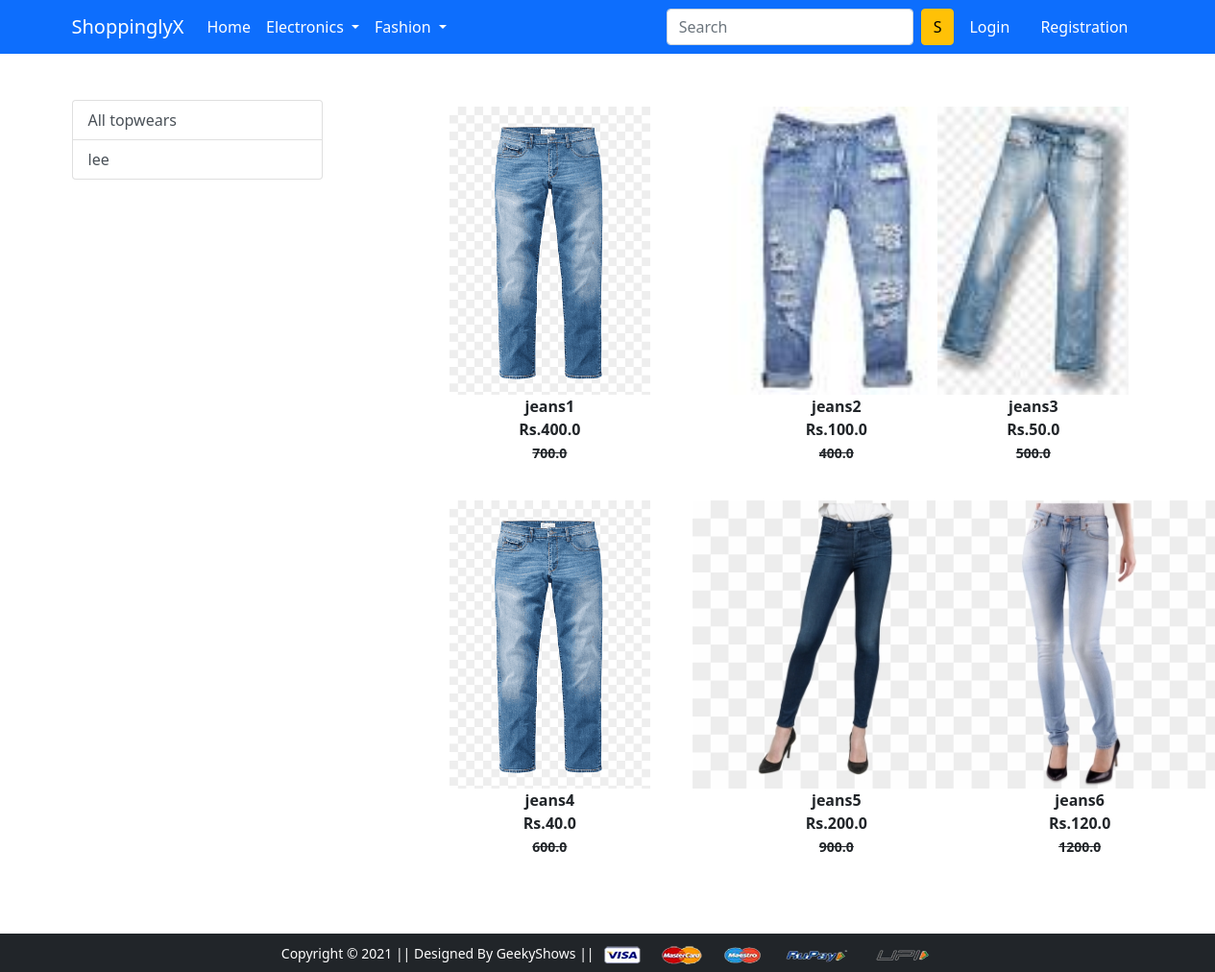
Screenshot of /bottomwears/ with the database file from the repository.
### app/models.py (models this page shows, shortened)
class Product(models.Model):
    title =models.CharField(max_length=100)
    selling_price = models.FloatField()
    discount_price = models.FloatField()
    description = models.TextField()
    brand = models.CharField(max_length=100)
    category = models.CharField(choices=CATEGORY_CHOICES , max_length=2)
    product_image = models.ImageField(upload_to='productimg')

### app/views.py (the view)
# urls.py: path('bottomwears/',views.bottomwears,name='bottomwears'),
def bottomwears(request , data=None):
  content = common_function(request,'BW',data)
  return render(request,'app/bottomwears.html',content)

### app/views.py (called while the page is built)
def common_function(request,category,data=None):
 brands = Product.objects.filter(category=category).values_list('brand',flat=True).distinct()
 if data==None:
    products = Product.objects.filter(category=category)
 else:
    products =  Product.objects.filter(category=category).filter(brand=data)
 details = {'products':products,'brands':brands}
 return details

### app/templates/app/bottomwears.html (shortened to what this page needs)
{% extends 'app/base.html' %}
{% load static %}
{% block main-content %}
<div class="container my-5">
 <div class="row">
  <div class="col-sm-3">
    <div class="list-group">
        <a href="{% url 'bottomwears' %}" class='list-group-item list-group-item-action' aria-current="true">All topwears</a>
        {% for b in brands %}
        <a href="{% url 'bottomdata' b %}" class='list-group-item list-group-item-action' aria-current="true">{{b}}</a>
        {% endfor %}
    </div>
  </div>
  <div class="col-sm-8 offset-sm-1">
        <div class="row">
            {% for product in products %}
                <div class="col-sm-4 text-center mb-4">
                    <a href="{% url 'product-detail' product.id %}" class='btn'>
                        <div class="item">
                            <img src="{{product.product_image.url}}" alt="" height="300">
                            <div class="fw-bold">{{product.title}}</div>
                            <div class="fw-bold">Rs.{{product.discount_price}}</div>
                            <small class="fw-bold text-decoration-line-through">{{product.selling_price}}</small>
                        </div>
                    </a>
                </div>
            {% endfor %}
        </div>
  </div>
 </div>
</div>
{% endblock main-content %}

### rows the page displays
Product: product_image (picture), title "jeans1", discount_price "400.0", selling_price "700.0"
Product: product_image (picture), title "jeans2", discount_price "100.0", selling_price "400.0"
Product: product_image (picture), title "jeans3", discount_price "50.0", selling_price "500.0"
Product: product_image (picture), title "jeans4", discount_price "40.0", selling_price "600.0"
Product: product_image (picture), title "jeans5", discount_price "200.0", selling_price "900.0"
Product: product_image (picture), title "jeans6", discount_price "120.0", selling_price "1200.0"

### other values shown
{{ b }} "lee"
